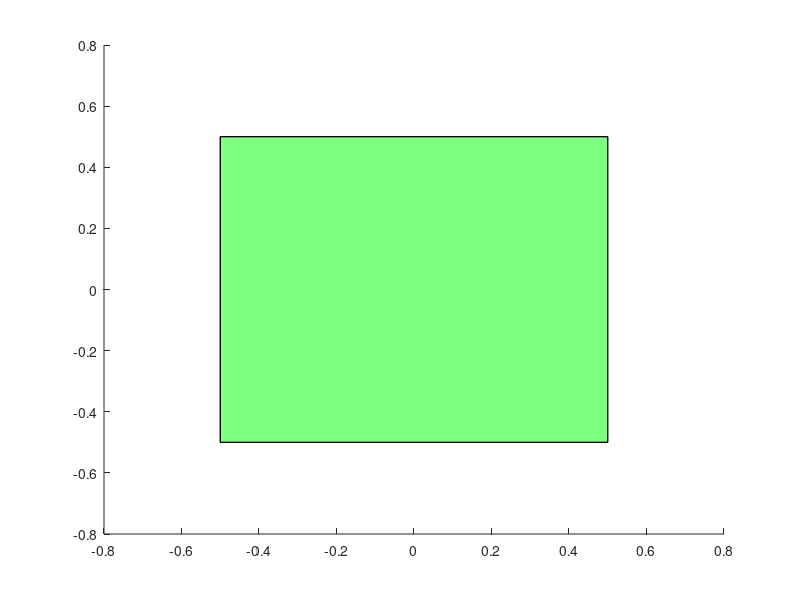

The MATLAB script that drew this image:
% This function was obtained from https://in.mathworks.com/matlabcentral/fileexchange/25559-draw-cuboid?focused=5171830&tab=function

function [CuboidHandle, verts, facs] = DrawCuboid(varargin)
% Draw Cuboid
% Draw a Cuboid using 8 rectangular faces. Places Cuboid Into Current Figure
%
% Inputs (SL, CV, EA, colr, alph)
% ----------------
% SL    - [X;Y;Z] Length of Cuboid Side (SL - SideLength)
% CV    - [X;Y;Z] Center of volume
% EA    - [Yaw(Z-axis);Pitch(y-axis);Roll(x-axis)] Euler/Rotation angles [radians]
% colr  - Color of cuboid; string (ex. 'r','b','g') or vector [R G B]
% alph  - Alpha transparency value of cuboid
%
% Outputs (CuboidHandle, verts, facs)
% ----------------
% CuboidHandle  = Handle for Patch Object
% verts         = 3x8 XYZ Vertices
% facs          = 6x4 Order of faces
%
%% Number of inputs and assign defaults if not specified
% Define Default Values
SL = [1;1;1];   CV = [0;0;0];   EA = [0;0;0];   colr = [0 1 0];   alph = 0.5;
switch nargin
    case 0
        % All Inputs Empty Using Default Values
    case 1
        SL = varargin{1};
    case 2
        SL = varargin{1};   CV = varargin{2};
    case 3
        SL = varargin{1};   CV = varargin{2};   EA = varargin{3};
    case 4
        SL = varargin{1};   CV = varargin{2};   EA = varargin{3};   colr = varargin{4};
    case 5
        SL = varargin{1};   CV = varargin{2};   EA = varargin{3};   colr = varargin{4};     alph = varargin{5};
    otherwise
        error('Invalid number of inputs')
end
%% Form ZYX Rotation Matrix
% [From Wikipedia Oct-11-2009 1:30 AM] 
% http://en.wikipedia.org/wiki/Euler_Angles
% Calculate Sines and Cosines
c1 = cos(EA(1));	s1 = sin(EA(1));
c2 = cos(EA(2));	s2 = sin(EA(2));
c3 = cos(EA(3));	s3 = sin(EA(3));
% Calculate Matrix
R = [c1*c2           -c2*s1          s2
     c3*s1+c1*s2*s3  c1*c3-s1*s2*s3  -c2*s3
     s1*s3-c1*c3*s2  c3*s1*s2+c1*s3  c2*c3]';
%% Create Vertices
x = 0.5*SL(1)*[-1 1 1 -1 -1 1 1 -1]';
y = 0.5*SL(2)*[1 1 1 1 -1 -1 -1 -1]';
z = 0.5*SL(3)*[-1 -1 1 1 1 1 -1 -1]';
%% Create Faces
facs = [1 2 3 4
        5 6 7 8
        4 3 6 5
        3 2 7 6
        2 1 8 7
        1 4 5 8];
%% Rotate and Translate Vertices
verts = zeros(3,8);
for i = 1:8
    verts(1:3,i) = R*[x(i);y(i);z(i)]+R*CV;
end
%% Draw Patch Object
CuboidHandle = patch('Faces',facs,'Vertices',verts','FaceColor',colr,'FaceAlpha',alph);
%view(3);
end